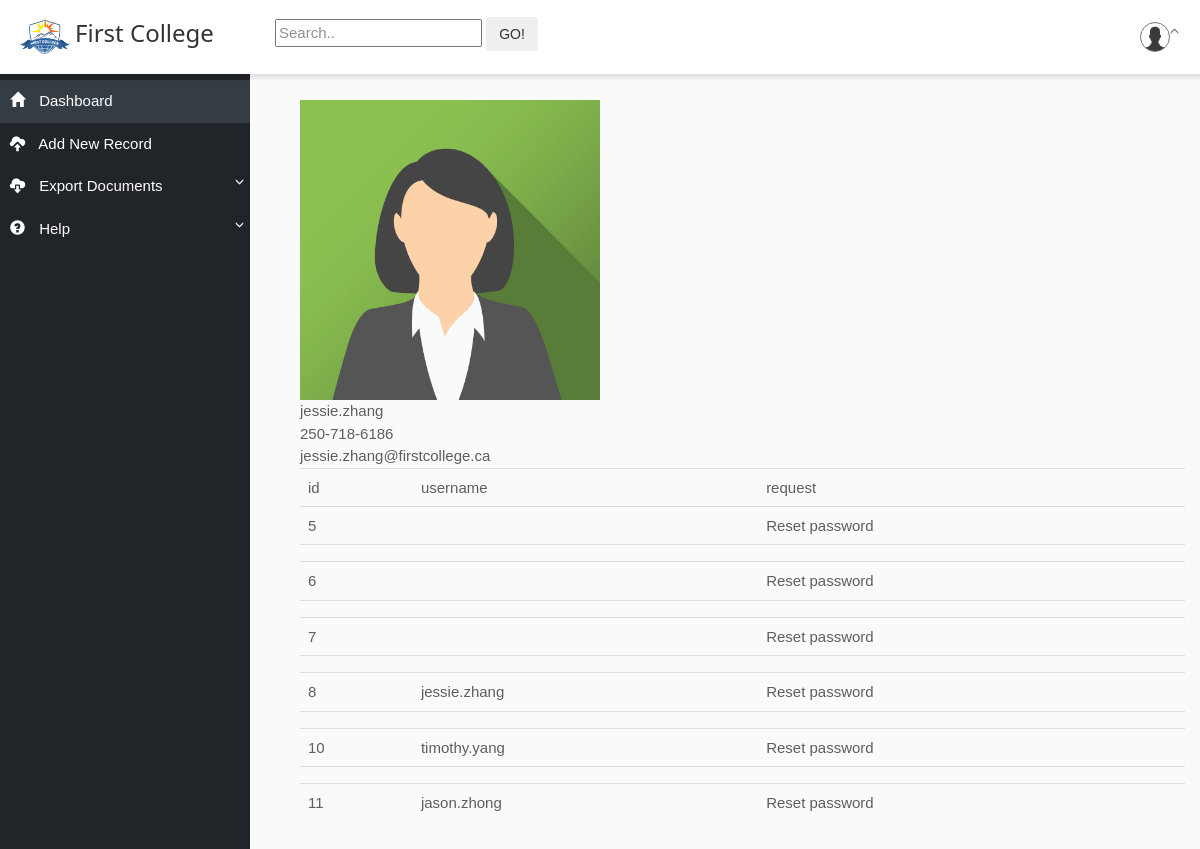
The app's page /?action=v_home (signed in) with its own data.
### tables this page shows
CREATE TABLE requests
(
    id       INT AUTO_INCREMENT PRIMARY KEY,
    username VARCHAR(50),
    request  VARCHAR(100)
);

### index.php (called while the page is built, shortened)
<?php
include "libs.php";
if (isset($_POST['action'])) {
    $action = $_POST['action'];
} else if (isset($_GET['action'])) {
    $action = $_GET['action'];
} else {
    $action = 'v_login';
}
$conf = require "src/config.php";
$dbConnect = "mysql:host=". $conf['DATABASE']['db_host'] . ";dbname=" . $conf['DATABASE']['db_name'] . ";charset=" .
    $conf['DATABASE']['db_charset'];
$dbUsername = $conf['DATABASE']['db_username'];
$dbPassword = $conf['DATABASE']['db_password'];
$pdo = new PDO($dbConnect, $dbUsername, $dbPassword, $conf['DATABASE']['db_options']);
$database = new Database($pdo);
$model = new Model($database);
$controller = new Controller();
require $controller->index($action, $model);

### Models/Model.php (called while the page is built, shortened)
<?php
class Model{
    private $db;
    public function __construct(Database $db){
        $this->db = $db;
    }
    function select_displayed_data($table, $unsetCols){
        $data = $this->db->select_multiple($table);
            for ($i = 0; $i < count($data); $i++) {
                foreach ($data[$i] as $k => $v) {
                    foreach($unsetCols as $c){
                        if ($k == $c) {
                            unset($data[$i][$c]);
                        }
                    }
                }
            }
        return $data;
    }
}

### src/Database.php (called while the page is built, shortened)
<?php
class Database
{
    private $pdo;
    public function __construct(PDO $pdo)
    {
        $this->pdo = $pdo;
    }
    public function select_multiple($table)
    {
        $query = "SELECT * FROM " . $table;
        $stm = $this->pdo->prepare($query);
        $stm->execute();
        return $stm->fetchAll(PDO::FETCH_ASSOC);
    }
}

### Views/View.php (the view, shortened to what this page needs)
<?php
class View
{
    public function display_as_table($id = "", $class = "",
                                     $table, $listOfUnsetCols, $model)
    {
        $count = 0;
        $data = $model->select_displayed_data($table, $listOfUnsetCols);
        echo "<table id='$id' class='$class'>";
        foreach ($data as $d) {
            echo "<tr>";
            foreach ($d as $key => $vals) {
                if ($count < count($d)) {
                    echo "<td>$key</td>";
                } else {
                    echo "<td></td>";
                }
                $count += 1;
            }
            echo "</tr><tr>";
            foreach ($d as $key => $vals) {
                echo "<td>$vals</td>";
            }
            echo "</tr>";
        }
        echo "</table><br>";
    }
}

### Views/v_masterPage_header.php (shortened to what this page needs)
<!DOCTYPE html>
<html xmlns="http://www.w3.org/1999/xhtml">
<head>
    <link rel="stylesheet" href="css/css_reset.css"/>
    <link rel="stylesheet" href="https://maxcdn.bootstrapcdn.com/bootstrap/3.3.7/css/bootstrap.min.css">
    <link rel="stylesheet" href="https://maxcdn.bootstrapcdn.com/bootstrap/3.3.7/css/bootstrap-theme.min.css">
    <link rel="stylesheet" href="css/master_page.css"/>
    <link rel="stylesheet" href="css/w3.css"/>
</head>
<body>
<nav class="navbar navbar-default">
    <div class="container-fluid">
        <div class="navbar-header" style="width: 250px;">
            <div style="float: left; width: 84%">
                <h3>
                    <a href="?action=v_home">
                        <img src="images/logo.png" width="60" style="padding: 0 5px 0 5px;"/>First College
                    </a>
                </h3>
            </div>
        </div>
        <div class="collapse navbar-collapse" id="navbarCollapse">
            <div style="float: left; padding: 10px;">
                <form action="?action=v_search_res" method="POST">
                    <input type="text" placeholder="Search.." name="keyword">
                    <input type="submit" name="search" class="btn btn-light" value="GO!">
                </form>
            </div>
            <ul class="nav navbar-nav navbar-right">
                <li class="dropdown top-menu-item">
                    <a href="#" class="dropdown-toggle profile waves-effect waves-light" data-toggle="dropdown"
                       aria-expanded="true" style="background: #ffffff;">
                        <img id="userimg" src="images/default.png" alt="user-img" class="img-circle" width="30"
                             style="border: 1px solid"/>
                    </a>
                </li>
            </ul>
        </div>
    </div>
</nav>

### Views/v_masterPage_sidebar.php (shortened to what this page needs)
<div class="wrapper">
    <nav id="sidebar">
        <ul class="list-unstyled components">
            <li class="active">
                <a href="?action=v_home">
                    <i class="glyphicon glyphicon-home"></i>
                    Dashboard
                </a>
            </li>
            <li>
                <a href="?action=v_add_new_record">
                    <i class="glyphicon glyphicon-cloud-upload"></i>
                    Add New Record
                </a>
            </li>
            <li>
                <a href="#exportSubmenu" data-toggle="collapse" aria-expanded="false">
                    <i class="glyphicon glyphicon-cloud-download"></i>
                    Export Documents
                </a>
            </li>
            <li>
                <a href="#helpSubmenu" data-toggle="collapse" aria-expanded="false">
                    <i class="glyphicon glyphicon-question-sign"></i>
                    Help
                </a>
            </li>
        </ul>
    </nav>

### Views/v_home.php
<?php
include "v_masterPage_header.php";
?>
<?php
include "v_masterPage_sidebar.php";
?>
 <div id="mainContent">
    <table>
        <tr>
            <td>
                <img src="images/img_avatar.png" alt="logo" width="300px" height="300px">
            </td>
            </tr>
        <tr>
            <td><?=$_SESSION['user']['username']?></td>
        </tr>
        <tr>
            <td><?=$_SESSION['user']['phone']?></td>
        </tr>
        <tr>
            <td><?=$_SESSION['user']['email']?></td>
        </tr>
    </table>
     <?php
     if($_SESSION['user']['admin'] == 1) {
         $view->display_as_table("requestsTable", "table", 'requests', [], $model);
     }
     ?>
 </div>

### css/master_page.css (style rules this page uses)
body { font-family: 'Poppins', sans-serif; background: #fafafa; }
a, a:hover, a:focus { color: inherit; text-decoration: none; transition: all 0.3s; }
.navbar { padding: 7px 0px; background: #fff; border: none; border-radius: 0; box-shadow: 1px 1px 4px 3px rgba(0, 0, 0, 0.1); position:fixed; top:0; right:0; margin-right:0; width:100%; z-index:1000; }
i, span { display: inline-block; }
.wrapper { display: flex; align-items: stretch; }
#sidebar { min-width: 250px; max-width: 250px; height: auto; background: #212529; color: #fff; transition: all 0.3s; }
#sidebar ul li a { text-align: left; }
#sidebar ul.components { position: fixed; min-width: 250px; max-width: 250px; padding: 20px 0; border-bottom: 0px solid #47748b; }
#sidebar ul li a { padding: 10px; font-size: 1.0em; display: block; }
#sidebar ul li a i { margin-right: 10px; }
#sidebar ul li.active > a, a[aria-expanded="true"] { color: #fff; background: #353d44; }
a[data-toggle="collapse"] { position: relative; }
a[aria-expanded="false"]::before, a[aria-expanded="true"]::before { content: '\e259'; display: block; position: absolute; right: 6px; font-family: 'Glyphicons Halflings'; font-size: 0.6em; }
a[aria-expanded="true"]::before { content: '\e260'; }
#mainContent { margin-top:50px; margin-left:50px; padding: 50px 15px 0px 0px; min-height: 100vh; transition: all 0.3s; width:100%; color:#5f5e5e; }

### css/w3.css (style rules this page uses)
*,*:before,*:after { box-sizing:inherit }
html { -ms-text-size-adjust:100%;-webkit-text-size-adjust:100% }
body { margin:0 }
article,aside,details,figcaption,figure,footer,header,main,menu,nav,section,summary { display:block }
a { background-color:transparent;-webkit-text-decoration-skip:objects }
img { border-style:none }
button,input,select,textarea { font:inherit;margin:0 }
button,input { overflow:visible }
button,html [type=button],[type=reset],[type=submit] { -webkit-appearance:button }
html,body { font-family:Verdana,sans-serif;font-size:15px;line-height:1.5 }
html { overflow-x:hidden }
h3 { font-size:24px }
h1,h2,h3,h4,h5,h6 { font-family:"Segoe UI",Arial,sans-serif;font-weight:400;margin:10px 0 }
img { vertical-align:middle }
a { color:inherit }

### records on screen
requests: key "id", key "username", key "request", id "5", request "Reset password"
requests: id "6", request "Reset password"
requests: id "7", request "Reset password"
requests: id "8", username "jessie.zhang", request "Reset password"
requests: id "10", username "timothy.yang", request "Reset password"
requests: id "11", username "jason.zhong", request "Reset password"

### other values on screen
$_SESSION['user']['username'] "jessie.zhang"
$_SESSION['user']['phone'] "250-718-6186"
$_SESSION['user']['email'] "jessie.zhang@firstcollege.ca"
